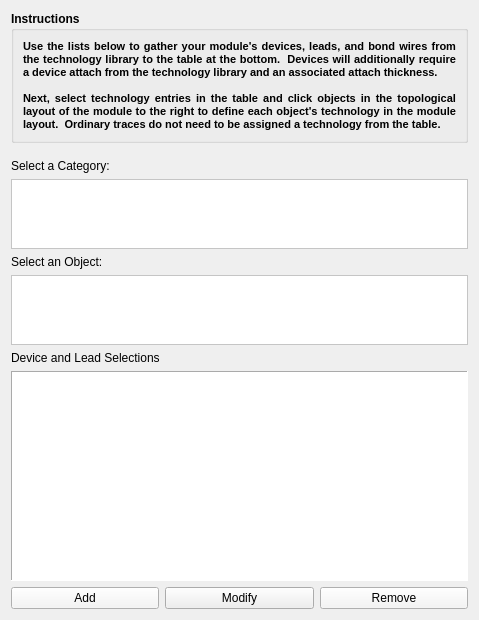
      <widget class="QWidget" name="page">
       <property name="geometry">
        <rect>
         <x>0</x>
         <y>0</y>
         <width>479</width>
         <height>620</height>
        </rect>
       </property>
       <attribute name="label">
        <string>Component Selection</string>
       </attribute>
       <layout class="QGridLayout" name="gridLayout_3">
        <item row="0" column="0" colspan="3">
         <widget class="QGroupBox" name="groupBox_4">
          <property name="minimumSize">
           <size>
            <width>0</width>
            <height>0</height>
           </size>
          </property>
          <property name="font">
           <font>
            <weight>75</weight>
            <bold>true</bold>
           </font>
          </property>
          <property name="title">
           <string>Instructions</string>
          </property>
          <layout class="QGridLayout" name="gridLayout_13">
           <item row="0" column="0">
            <widget class="QLabel" name="label_28">
             <property name="font">
              <font>
               <pointsize>10</pointsize>
              </font>
             </property>
             <property name="text">
              <string>&lt;!DOCTYPE HTML PUBLIC &quot;-//W3C//DTD HTML 4.0//EN&quot; &quot;http://www.w3.org/TR/REC-html40/strict.dtd&quot;&gt;
&lt;html&gt;&lt;head&gt;&lt;meta name=&quot;qrichtext&quot; content=&quot;1&quot; /&gt;&lt;style type=&quot;text/css&quot;&gt;
p, li { white-space: pre-wrap; }
&lt;/style&gt;&lt;/head&gt;&lt;body style=&quot; font-family:'MS Shell Dlg 2'; font-size:10pt; font-weight:600; font-style:normal;&quot;&gt;
&lt;p align=&quot;justify&quot; style=&quot; margin-top:0px; margin-bottom:0px; margin-left:0px; margin-right:0px; -qt-block-indent:0; text-indent:0px;&quot;&gt;&lt;span style=&quot; font-size:8pt;&quot;&gt;Use the lists below to gather your module's devices, leads, and bond wires from the technology library to the table at the bottom.  Devices will additionally require a device attach from the technology library and an associated attach thickness.&lt;/span&gt;&lt;/p&gt;
&lt;p align=&quot;justify&quot; style=&quot;-qt-paragraph-type:empty; margin-top:0px; margin-bottom:0px; margin-left:0px; margin-right:0px; -qt-block-indent:0; text-indent:0px; font-size:8pt;&quot;&gt;&lt;/p&gt;
&lt;p align=&quot;justify&quot; style=&quot; margin-top:0px; margin-bottom:0px; margin-left:0px; margin-right:0px; -qt-block-indent:0; text-indent:0px;&quot;&gt;&lt;span style=&quot; font-size:8pt;&quot;&gt;Next, select technology entries in the table and click objects in the topological layout of the module to the right to define each object's technology in the module layout.  Ordinary traces do not need to be assigned a technology from the table.&lt;/span&gt;&lt;/p&gt;&lt;/body&gt;&lt;/html&gt;</string>
             </property>
             <property name="wordWrap">
              <bool>true</bool>
             </property>
            </widget>
           </item>
          </layout>
         </widget>
        </item>
        <item row="2" column="0">
         <widget class="QLabel" name="label">
          <property name="text">
           <string>Select a Category:</string>
          </property>
         </widget>
        </item>
        <item row="3" column="0" colspan="3">
         <widget class="QListView" name="lst_categories">
          <property name="maximumSize">
           <size>
            <width>16777215</width>
            <height>70</height>
           </size>
          </property>
          <property name="styleSheet">
           <string notr="true">background-color: rgb(255, 255, 255);</string>
          </property>
          <property name="viewMode">
           <enum>QListView::ListMode</enum>
          </property>
         </widget>
        </item>
        <item row="4" column="0">
         <widget class="QLabel" name="label_2">
          <property name="text">
           <string>Select an Object:</string>
          </property>
         </widget>
        </item>
        <item row="5" column="0" colspan="3">
         <widget class="QListView" name="lst_devices">
          <property name="maximumSize">
           <size>
            <width>16777215</width>
            <height>70</height>
           </size>
          </property>
          <property name="styleSheet">
           <string notr="true">background-color: rgb(255, 255, 255);</string>
          </property>
          <property name="selectionMode">
           <enum>QAbstractItemView::ExtendedSelection</enum>
          </property>
          <property name="selectionRectVisible">
           <bool>true</bool>
          </property>
         </widget>
        </item>
        <item row="6" column="0" colspan="3">
         <widget class="QLabel" name="label_7">
          <property name="text">
           <string>Device and Lead Selections</string>
          </property>
         </widget>
        </item>
        <item row="7" column="0" colspan="3">
         <widget class="QTableWidget" name="tbl_projDevices">
          <property name="palette">
           <palette>
            <active>
             <colorrole role="Button">
              <brush brushstyle="SolidPattern">
               <color alpha="255">
                <red>255</red>
                <green>255</green>
                <blue>255</blue>
               </color>
              </brush>
             </colorrole>
             <colorrole role="Base">
              <brush brushstyle="SolidPattern">
               <color alpha="255">
                <red>255</red>
                <green>255</green>
                <blue>255</blue>
               </color>
              </brush>
             </colorrole>
             <colorrole role="Window">
              <brush brushstyle="SolidPattern">
               <color alpha="255">
                <red>255</red>
                <green>255</green>
                <blue>255</blue>
               </color>
              </brush>
             </colorrole>
            </active>
            <inactive>
             <colorrole role="Button">
              <brush brushstyle="SolidPattern">
               <color alpha="255">
                <red>255</red>
                <green>255</green>
                <blue>255</blue>
               </color>
              </brush>
             </colorrole>
             <colorrole role="Base">
              <brush brushstyle="SolidPattern">
               <color alpha="255">
                <red>255</red>
                <green>255</green>
                <blue>255</blue>
               </color>
              </brush>
             </colorrole>
             <colorrole role="Window">
              <brush brushstyle="SolidPattern">
               <color alpha="255">
                <red>255</red>
                <green>255</green>
                <blue>255</blue>
               </color>
              </brush>
             </colorrole>
            </inactive>
            <disabled>
             <colorrole role="Button">
              <brush brushstyle="SolidPattern">
               <color alpha="255">
                <red>255</red>
                <green>255</green>
                <blue>255</blue>
               </color>
              </brush>
             </colorrole>
             <colorrole role="Base">
              <brush brushstyle="SolidPattern">
               <color alpha="255">
                <red>255</red>
                <green>255</green>
                <blue>255</blue>
               </color>
              </brush>
             </colorrole>
             <colorrole role="Window">
              <brush brushstyle="SolidPattern">
               <color alpha="255">
                <red>255</red>
                <green>255</green>
                <blue>255</blue>
               </color>
              </brush>
             </colorrole>
            </disabled>
           </palette>
          </property>
          <property name="styleSheet">
           <string notr="true">background-color: rgb(255, 255, 255);</string>
          </property>
          <property name="frameShape">
           <enum>QFrame::Panel</enum>
          </property>
          <property name="editTriggers">
           <set>QAbstractItemView::NoEditTriggers</set>
          </property>
          <property name="selectionBehavior">
           <enum>QAbstractItemView::SelectItems</enum>
          </property>
          <property name="showGrid">
           <bool>true</bool>
          </property>
          <attribute name="horizontalHeaderVisible">
           <bool>false</bool>
          </attribute>
          <attribute name="verticalHeaderVisible">
           <bool>false</bool>
          </attribute>
         </widget>
        </item>
        <item row="8" column="0">
         <widget class="QPushButton" name="btn_addDevice">
          <property name="palette">
           <palette>
            <active>
             <colorrole role="Button">
              <brush brushstyle="SolidPattern">
               <color alpha="255">
                <red>245</red>
                <green>245</green>
                <blue>245</blue>
               </color>
              </brush>
             </colorrole>
             <colorrole role="Base">
              <brush brushstyle="SolidPattern">
               <color alpha="255">
                <red>245</red>
                <green>245</green>
                <blue>245</blue>
               </color>
              </brush>
             </colorrole>
             <colorrole role="Window">
              <brush brushstyle="SolidPattern">
               <color alpha="255">
                <red>245</red>
                <green>245</green>
                <blue>245</blue>
               </color>
              </brush>
             </colorrole>
            </active>
            <inactive>
             <colorrole role="Button">
              <brush brushstyle="SolidPattern">
               <color alpha="255">
                <red>245</red>
                <green>245</green>
                <blue>245</blue>
               </color>
              </brush>
             </colorrole>
             <colorrole role="Base">
              <brush brushstyle="SolidPattern">
               <color alpha="255">
                <red>245</red>
                <green>245</green>
                <blue>245</blue>
               </color>
              </brush>
             </colorrole>
             <colorrole role="Window">
              <brush brushstyle="SolidPattern">
               <color alpha="255">
                <red>245</red>
                <green>245</green>
                <blue>245</blue>
               </color>
              </brush>
             </colorrole>
            </inactive>
            <disabled>
             <colorrole role="Button">
              <brush brushstyle="SolidPattern">
               <color alpha="255">
                <red>245</red>
                <green>245</green>
                <blue>245</blue>
               </color>
              </brush>
             </colorrole>
             <colorrole role="Base">
              <brush brushstyle="SolidPattern">
               <color alpha="255">
                <red>245</red>
                <green>245</green>
                <blue>245</blue>
               </color>
              </brush>
             </colorrole>
             <colorrole role="Window">
              <brush brushstyle="SolidPattern">
               <color alpha="255">
                <red>245</red>
                <green>245</green>
                <blue>245</blue>
               </color>
              </brush>
             </colorrole>
            </disabled>
           </palette>
          </property>
          <property name="text">
           <string>Add</string>
          </property>
         </widget>
        </item>
        <item row="1" column="0">
         <spacer name="verticalSpacer_9">
          <property name="orientation">
           <enum>Qt::Vertical</enum>
          </property>
          <property name="sizeType">
           <enum>QSizePolicy::Fixed</enum>
          </property>
          <property name="sizeHint" stdset="0">
           <size>
            <width>20</width>
            <height>10</height>
           </size>
          </property>
         </spacer>
        </item>
        <item row="8" column="2">
         <widget class="QPushButton" name="btn_removeDevice">
          <property name="palette">
           <palette>
            <active>
             <colorrole role="Button">
              <brush brushstyle="SolidPattern">
               <color alpha="255">
                <red>245</red>
                <green>245</green>
                <blue>245</blue>
               </color>
              </brush>
             </colorrole>
             <colorrole role="Base">
              <brush brushstyle="SolidPattern">
               <color alpha="255">
                <red>245</red>
                <green>245</green>
                <blue>245</blue>
               </color>
              </brush>
             </colorrole>
             <colorrole role="Window">
              <brush brushstyle="SolidPattern">
               <color alpha="255">
                <red>245</red>
                <green>245</green>
                <blue>245</blue>
               </color>
              </brush>
             </colorrole>
            </active>
            <inactive>
             <colorrole role="Button">
              <brush brushstyle="SolidPattern">
               <color alpha="255">
                <red>245</red>
                <green>245</green>
                <blue>245</blue>
               </color>
              </brush>
             </colorrole>
             <colorrole role="Base">
              <brush brushstyle="SolidPattern">
               <color alpha="255">
                <red>245</red>
                <green>245</green>
                <blue>245</blue>
               </color>
              </brush>
             </colorrole>
             <colorrole role="Window">
              <brush brushstyle="SolidPattern">
               <color alpha="255">
                <red>245</red>
                <green>245</green>
                <blue>245</blue>
               </color>
              </brush>
             </colorrole>
            </inactive>
            <disabled>
             <colorrole role="Button">
              <brush brushstyle="SolidPattern">
               <color alpha="255">
                <red>245</red>
                <green>245</green>
                <blue>245</blue>
               </color>
              </brush>
             </colorrole>
             <colorrole role="Base">
              <brush brushstyle="SolidPattern">
               <color alpha="255">
                <red>245</red>
                <green>245</green>
                <blue>245</blue>
               </color>
              </brush>
             </colorrole>
             <colorrole role="Window">
              <brush brushstyle="SolidPattern">
               <color alpha="255">
                <red>245</red>
                <green>245</green>
                <blue>245</blue>
               </color>
              </brush>
             </colorrole>
            </disabled>
           </palette>
          </property>
          <property name="text">
           <string>Remove</string>
          </property>
         </widget>
        </item>
        <item row="8" column="1">
         <widget class="QPushButton" name="btn_modify">
          <property name="text">
           <string>Modify</string>
          </property>
         </widget>
        </item>
       </layout>
      </widget>
